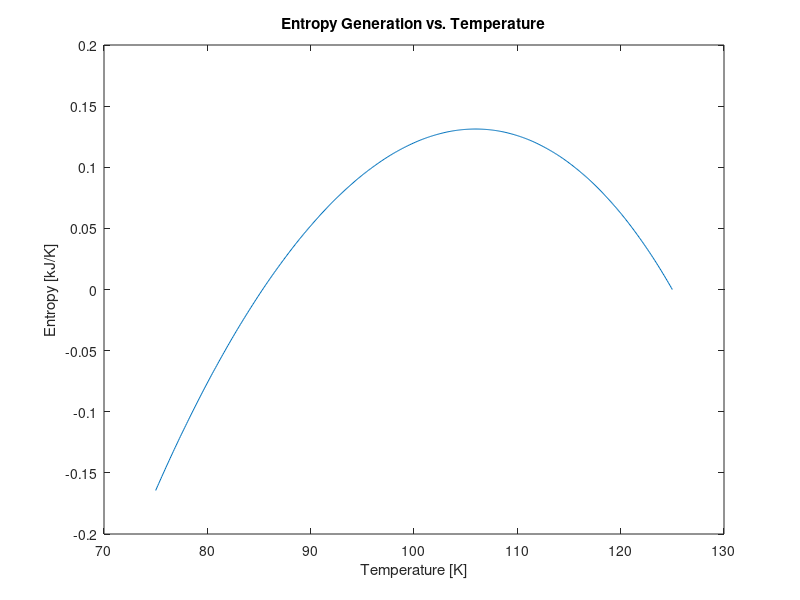

Write MATLAB code to recreate this figure. (Note: this script raises an error after producing the figure.)
%Midterm #2 - Problem #1

%We have been asked to plot the entropy generated as a function of
%temperature for the given process. Per the 2nd Law of Thermodynamics, we
%know that the entropy generated is equivalent to the change of entropy for
%the system, which in this case is the two sections within the tank. 

%When it comes to plotting, we know that the two sections do not have the
%same temperatures (one begins at 75 [K] and one begins at 125 [K]).
%Because of changes in the Cp values (if you assumed a solution resembling
%a constant pressure process) and changes in phase and Cv (if you assumed a
%constant volume process), the temperatures also do not move at a 1 to 1
%ratio. This means, for example, that for every 0.1 [K] change in section
%B, section A has a 0.162 [K] change. Therefore, to accurately plot entropy
%generation, we need to plot the change of the system with respect to the
%temperature of one of the sections.

%Clear variables and screen
clear all;
clc;

%Setup variables
m_a = 1;
m_b = 1.5;
CpA = 1.708;
CpB = 1.851;
dT = 0.1;

%We will first solve the problem using the constant pressure specific heat
%approach.

%Define temperatures and calculate change of entropy for section B
T_B(1) = 125;
for i = 2:501
    T_B(i) = T_B(i-1) - dT;
    S_B(i) = m_b*CpB*log(T_B(i)/T_B(1));
end
%Define temperatures and calculate change of entropy for section A
T_A(1) = 75;
for i = 2:501
    T_A(i) = T_A(i-1) + dT*((m_b*CpB)/(m_a*CpA));
    S_A(i) = m_a*CpA*log(T_A(i)/T_A(1));
end
%Calculate the entropy generated vs temperature for the process
S_gen = S_A + S_B;

%Plot the entropy generated for the process with respect to the temperature
%in section B. 
figure
plot(T_B,S_gen)
title('Entropy Generation vs. Temperature')
xlabel('Temperature [K]')
ylabel('Entropy [kJ/K]')

%We know for an isolated system that when a system reaches equilibrium the
%entropy generated within the system is at a maximum. Assuming our
%temperature averaged Cp values are sufficiently accurate, we should find
%the maximum entropy occurs at approximately the same equilibrium
%temperature we found using the Conservation of Energy.

%Find and display the equilbrium temperature based on maximum entropy.
[M,I] = max(S_gen);
disp("The maximum entropy is " + M + " [kJ/K]")
disp("The equilibrium temperature based on maximum entropy then is " + T_B(I) + " [K]")

%Note that both of these values are very close to what we determined EES.

%Now, we will solve the problem assuming constant volume.

%Setup variables
CvA = 0.9895;
Cv_eq = 1.713;

%Define temperatures for section B and the change in entropy for section B.
%Note that individual entropy values come from the EES tables.

%Load specific entropy data
load('s')

T_B2(1) = 125;
s_ref = s(1);
S_B2(1) = 0;
for i = 2:501
    T_B2(i) = T_B2(i-1) - dT;
    S_B2(i) = m_b*(s(i) - s_ref);
end

%Define temperatures and calculate change of entropy for section A
T_A2(1) = 75;
for i = 2:501
    T_A2(i) = T_A2(i-1) + dT*((m_b*Cv_eq)/(m_a*CvA));
    S_A2(i) = m_a*CvA*log(T_A2(i)/T_A2(1));
end
%Calculate the entropy generated vs temperature for the process
S_gen2 = S_A2 + S_B2;

%Plot the entropy generated for the process with respect to the temperature
%in section B. 
figure
plot(T_B2,S_gen2)
title('Entropy Generation vs. Temperature')
xlabel('Temperature [K]')
ylabel('Entropy [kJ/K]')

%We know for an isolated system that when a system reaches equilibrium the
%entropy generated within the system is at a maximum. Assuming our
%temperature averaged Cv values are sufficiently accurate, we should find
%the maximum entropy occurs at approximately the same equilibrium
%temperature we found using the Conservation of Energy.

%Find and display the equilbrium temperature based on maximum entropy.
[M2,I2] = max(S_gen2);
disp("The maximum entropy is " + M2 + " [kJ/K]")
disp("The equilibrium temperature based on maximum entropy then is " + T_B2(I2) + " [K]")

%Note that the temperature and entropy found here are slightly off from
%their EES values, with a percent error for entropy and temperature of
%-1.8% and 1.4%, respectively. Most of this error is introduced from using
%an equivalent Cv value as opposed to loading the internal energy values
%and moving piecemeal through the CoE with that instead.